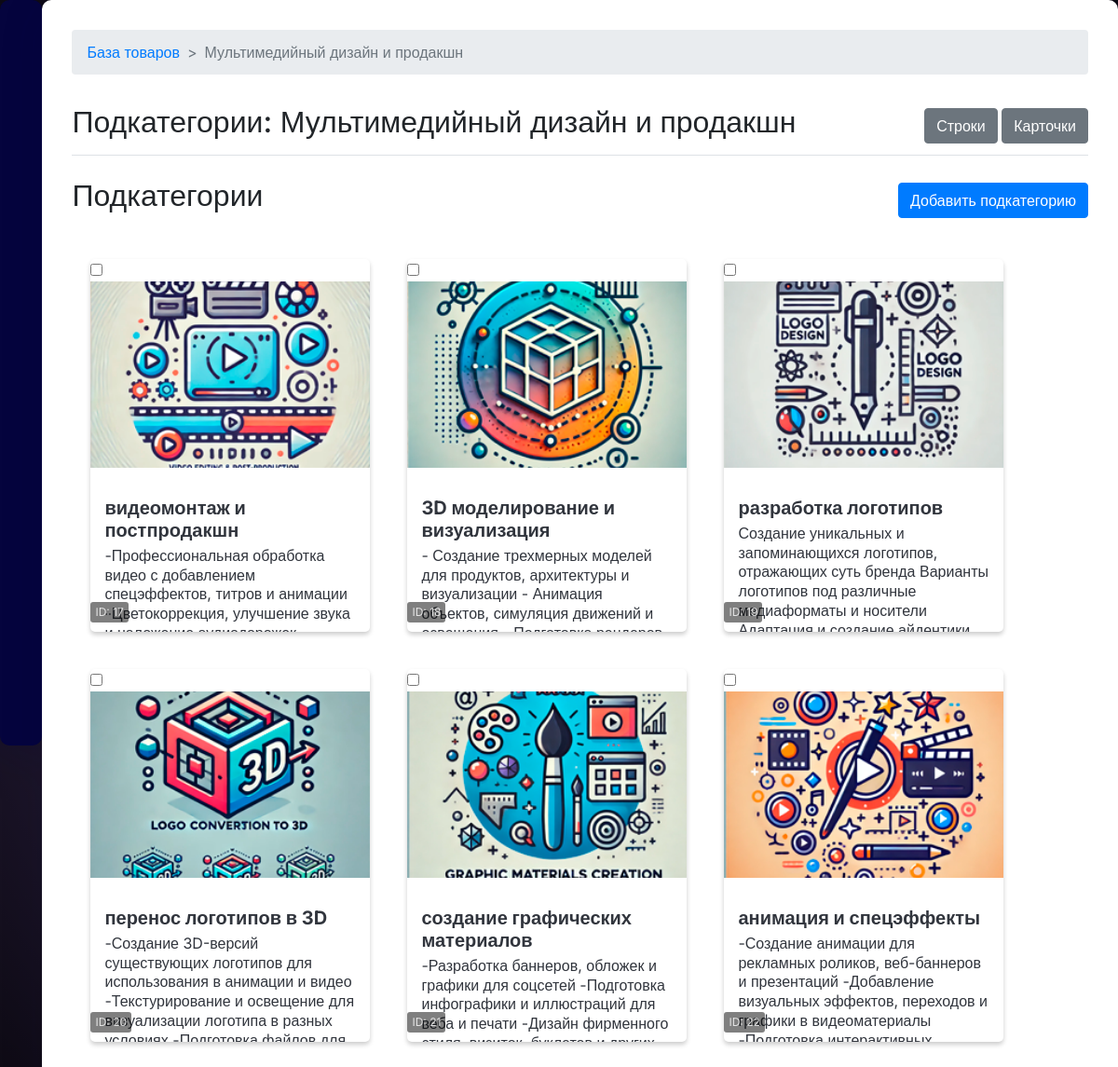
The app's page /admin/category/4 (signed in) with its own data.
### models.py (models this page shows)
class Category(db.Model):
    id = db.Column(db.Integer, primary_key=True)
    name = db.Column(db.String(255), nullable=False)
    image = db.Column(db.String(255), nullable=True)
    description = db.Column(db.Text, nullable=True)  # Добавлено поле description
    subcategories = db.relationship('SubCategory', back_populates='category', lazy=True)

class SubCategory(db.Model):
    id = db.Column(db.Integer, primary_key=True)
    name = db.Column(db.String(255), nullable=False)
    image = db.Column(db.String(255), nullable=True)
    description = db.Column(db.Text, nullable=True)  # Добавлено поле description
    category_id = db.Column(db.Integer, db.ForeignKey('category.id'), nullable=False)
    category = db.relationship('Category', back_populates='subcategories')
    products = db.relationship('Product', back_populates='subcategory', lazy=True)

### admin/routes.py (the view)
@admin_bp.route('/category/<int:id>')
@login_required
@admin_required
def view_category(id):
    category = Category.query.get_or_404(id)
    subcategories = category.subcategories
    return render_template('admin/view_category.html', category=category, subcategories=subcategories)

### app.py (called while the page is built)
@login_manager.user_loader
def load_user(user_id):
    return User.query.get(int(user_id))

### models.py (called while the page is built)
    @property
    def is_admin(self):
        return self.role == 'admin'

### templates/admin/view_category.html (shortened to what this page needs)
<!DOCTYPE html>
<html lang="en">
<head>
    <link href="https://stackpath.bootstrapcdn.com/bootstrap/4.5.2/css/bootstrap.min.css" rel="stylesheet">
    <link rel="stylesheet" href="https://cdnjs.cloudflare.com/ajax/libs/meyer-reset/2.0/reset.min.css">
</head>
<body>
    <div class="sidebar">
        <div class="sidebar-sticky pt-3">
            <ul class="nav flex-column">
                <li class="nav-item">
                    <a class="nav-link active" data-toggle="tab" href="#categories" role="tab">
                    </a>
                </li>
                <li class="nav-item">
                    <a class="nav-link" data-toggle="tab" href="#users" role="tab">
                    </a>
                </li>
                <li class="nav-item">
                    <a class="nav-link" data-toggle="tab" href="#messages" role="tab">
                    </a>
                </li>
                <li class="nav-item">
                    <a class="nav-link" data-toggle="tab" href="#settings" role="tab">
                    </a>
                </li>
                <li class="nav-item">
                    <a class="nav-link" data-toggle="tab" href="#pages" role="tab">
                    </a>
                </li>
            </ul>
        </div>
        <div class="footer">
            <ul class="nav flex-column">
                <li class="nav-item">
                    <a class="nav-link" href="{{ url_for('logout') }}">
                    </a>
                </li>
                <li class="nav-item">
                    <a class="nav-link" href="{{ url_for('index') }}">
                    </a>
                </li>
            </ul>
        </div>
    </div>
    <div class="main-content tab-content">
        <nav aria-label="breadcrumb">
            <ol class="breadcrumb">
                <li class="breadcrumb-item"><a href="{{ url_for('admin_bp.admin_dashboard') }}">База товаров</a></li>
                <li class="breadcrumb-item active" aria-current="page">{{ category.name }}</li>
            </ol>
        </nav>
        <div class="d-flex justify-content-between flex-wrap flex-md-nowrap align-items-center pt-3 pb-2 mb-3 border-bottom">
            <h1 class="h2">Подкатегории: {{ category.name }}</h1>
            <div>
                <button class="btn btn-secondary" id="listViewBtn">Строки</button>
                <button class="btn btn-secondary" id="cardViewBtn">Карточки</button>
            </div>
        </div>
        <div class="d-flex justify-content-between align-items-center mt-4 mb-2">
            <h2>Подкатегории</h2>
            <div>
                <button class="btn btn-primary" id="addSubCategoryBtn">Добавить подкатегорию</button>
            </div>
        </div>
        <main role="main">
            {% for subcategory in subcategories %}
            <div class="product">
                <input type="checkbox" class="select-subcategory" data-id="{{ subcategory.id }}">
                <figure>
                    {% if subcategory.image %}
                    <img class="product-image" src="{{ url_for('admin_bp.uploaded_file', folder='sub_category', filename=subcategory.image) }}" alt="{{ subcategory.name }}">
                    {% else %}
                    <img class="product-image" src="{{ url_for('static', filename='img/default-placeholder.png') }}" alt="No Image">
                    {% endif %}
                    <div class="card-id-watermark">ID: {{ subcategory.id }}</div>
                </figure>
                <div class="product-description">
                    <div class="info">
                        <h1>{{ subcategory.name }}</h1>
                        <p>{{ subcategory.description }}</p>
                    </div>
                </div>
            </div>
            {% endfor %}
        </main>
    </div>
</body>
</html>

### templates/admin/view_category.html (style rules this page uses)
*, *:after, *:before { box-sizing: border-box; }
body { font-family: "Inter", sans-serif; line-height: 1.5; display: flex; background-color: #403060; background-image: radial-gradient(circle, rgba(0, 0, 0, 0) 0%, rgba(0, 0, 0, 0.8) 100%); background-position: center center; background-repeat: no-repeat; background-attachment: fixed; background-size: cover; }
.sidebar { width: 50px; height: 100vh; background-color: #05043e; display: flex; flex-direction: column; justify-content: space-between; border-radius: 10px; box-shadow: 0 10px 50px 0 rgba(5, 4, 62, 0.25); }
.sidebar .nav-item + .nav-item { margin-top: 0.75rem; }
.sidebar .nav-item a { color: #FFF; text-decoration: none; display: flex; align-items: center; justify-content: center; padding: 0.75rem; border-radius: 8px; position: relative; }
.main-content { flex-grow: 1; padding: 2rem; background-color: #fff; border-radius: 10px; box-shadow: 0 10px 50px 0 rgba(5, 4, 62, 0.1); }
.footer { margin-top: auto; }
main[role="main"] { max-width: 1200px; margin: 20px auto; position: relative; }
.product { background: #fff; width: 300px; height: 400px; margin: 20px; float: left; box-shadow: 0 3px 5px rgba(0, 0, 0, 0.2); transition: transform 0.3s, box-shadow 0.3s; position: relative; overflow: hidden; border-radius: 5px; }
.product img { width: 100%; height: 200px; object-fit: cover; }
.product-description { padding: 15px; color: #31353d; height: 250px; overflow: hidden; }
.product-description h1 { font-size: 20px; margin: 0 0 5px; font-weight: bold; }
.product-description p { margin: 0 0 15px; line-height: 1.3em; }
.card-id-watermark { position: absolute; bottom: 10px; font-size: 12px; color: rgba(255, 255, 255, 0.8); background: rgba(0, 0, 0, 0.5); padding: 2px 5px; border-radius: 3px; }
.breadcrumb { background: none; padding: 0; margin-bottom: 20px; }
.breadcrumb-item + .breadcrumb-item::before { content: ">"; }
.breadcrumb { display: -ms-flexbox; display: flex; -ms-flex-wrap: wrap; flex-wrap: wrap; padding: .75rem 1rem; margin-bottom: 1rem; list-style: none; background-color: #e9ecef; border-radius: .25rem; }

### records on screen
Category: name "Мультимедийный дизайн и продакшн"
SubCategory: image (picture), id "17", name "видеомонтаж и постпродакшн", description "-Профессиональная обработка видео с добавлением спецэффектов, титров и анимации -Цветокоррекция, улучшение звука…"
SubCategory: image (picture), id "18", name "3D моделирование и визуализация", description "- Создание трехмерных моделей для продуктов, архитектуры и визуализации - Анимация объектов, симуляция движений и…"
SubCategory: image (picture), id "19", name "разработка логотипов", description "Создание уникальных и запоминающихся логотипов, отражающих суть бренда Варианты логотипов под различные медиаформаты и носители…"
SubCategory: image (picture), id "20", name "перенос логотипов в 3D", description "-Создание 3D-версий существующих логотипов для использования в анимации и видео -Текстурирование и освещение для визуализации логотипа в разных…"
SubCategory: image (picture), id "21", name "создание графических материалов", description "-Разработка баннеров, обложек и графики для соцсетей -Подготовка инфографики и иллюстраций для веба и печати -Дизайн фирменного…"
SubCategory: image (picture), id "22", name "анимация и спецэффекты", description "-Создание анимации для рекламных роликов, веб-баннеров и презентаций -Добавление визуальных эффектов, переходов и графики в видеоматериалы…"
